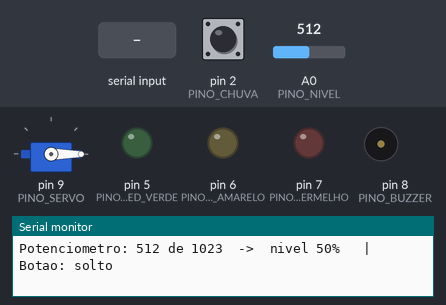
Recording of a sketch running on a simulated Arduino Uno, built with avr-gcc and run on an emulated ATmega328P. Shown: servo, output pins drawn as LEDs (lit = HIGH), buzzer (waves = sounding), the last lines printed to the serial monitor. The inputs (shaded band) are chosen by the test bench; at power-on: pin 2 (PINO_CHUVA) HIGH, A0 (PINO_NIVEL) = 512.

Above: at 7.5 s.
7.6 s: byte 116 ('t') received over Serial
At 8.2 s:
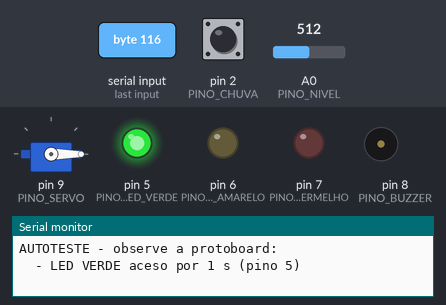
10.6 s: "v" received over Serial
At 13.39 s:
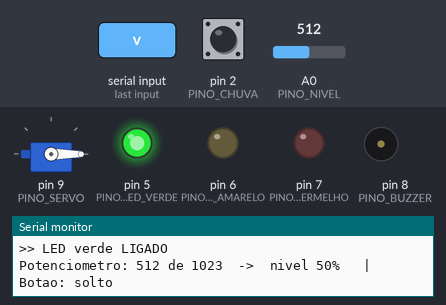
13.6 s: "a" received over Serial
At 14.0 s:
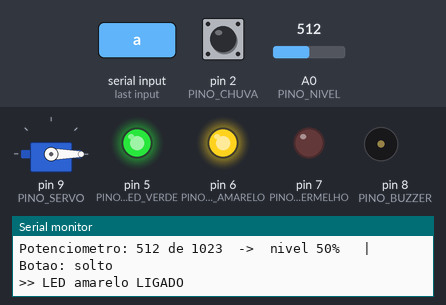
15.1 s: "r" received over Serial
At 16.3 s:
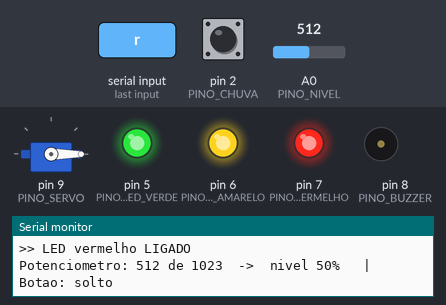
16.6 s: byte 84 ('T') received over Serial
At 18.4 s:
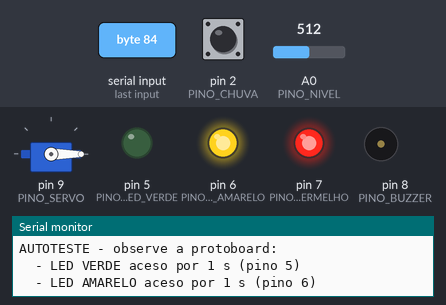
Timing chart, 0 to 22.8 s (numbered marks = the images above; inputs shaded):
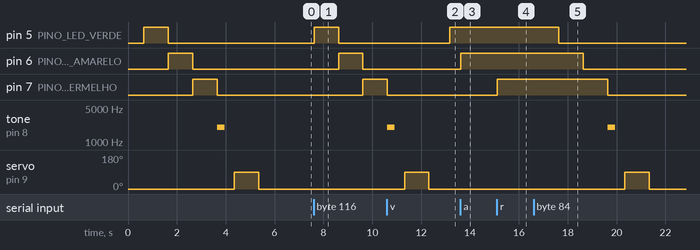

The sketch:

teste_componentes.ino
```cpp
/*
 * ============================================================
 *  TESTE DE COMPONENTES — Cisterna Inteligente
 *  Use este programa durante a MONTAGEM (Aula 4).
 *  Depois que tudo funcionar, grave o firmware final (cisterna.ino).
 * ============================================================
 *
 *  O que ele faz:
 *   1. Ao ligar, testa cada atuador sozinho e escreve no Monitor Serial
 *      o que você deveria estar vendo/ouvindo.
 *   2. Depois mostra os sensores em tempo real, em português.
 *   3. Aceita comandos de UMA letra no Monitor Serial:
 *        v = liga/desliga LED verde      a = liga/desliga LED amarelo
 *        r = liga/desliga LED vermelho   s = abre/fecha o servo
 *        b = bipe no buzzer              t = repete o autoteste
 *        h = mostra a ajuda
 *
 *  Monitor Serial: 9600 baud (qualquer opção de fim de linha serve).
 *  Ligações: as mesmas do firmware final (veja o guia de montagem).
 */

#include <Servo.h>

const int PINO_NIVEL = A0;
const int PINO_CHUVA = 2;
const int PINO_SERVO = 9;
const int PINO_LED_VERDE = 5;
const int PINO_LED_AMARELO = 6;
const int PINO_LED_VERMELHO = 7;
const int PINO_BUZZER = 8;

Servo servo;
bool servoAberto = false;
int ultimoPercentual = -100;
int ultimoBotao = -1;
unsigned long ultimoRelatorio = 0;

void ajuda();
void autoteste();
void alternarLed(int pino, const char *nome);
void mostrarSensores(bool forcar);

void setup() {
  Serial.begin(9600);
  pinMode(PINO_CHUVA, INPUT_PULLUP);
  pinMode(PINO_LED_VERDE, OUTPUT);
  pinMode(PINO_LED_AMARELO, OUTPUT);
  pinMode(PINO_LED_VERMELHO, OUTPUT);
  pinMode(PINO_BUZZER, OUTPUT);
  servo.attach(PINO_SERVO);
  servo.write(0);

  delay(500);
  Serial.println();
  Serial.println(F("=========================================="));
  Serial.println(F("  TESTE DE COMPONENTES - Cisterna Inteligente"));
  Serial.println(F("=========================================="));
  autoteste();
  ajuda();
}

void loop() {
  // Comandos de uma letra
  while (Serial.available() > 0) {
    char c = Serial.read();
    switch (c) {
      case 'v': case 'V': alternarLed(PINO_LED_VERDE, "verde"); break;
      case 'a': case 'A': alternarLed(PINO_LED_AMARELO, "amarelo"); break;
      case 'r': case 'R': alternarLed(PINO_LED_VERMELHO, "vermelho"); break;
      case 's': case 'S':
        servoAberto = !servoAberto;
        servo.write(servoAberto ? 90 : 0);
        Serial.println(servoAberto ? F(">> Servo em 90 graus (valvula ABERTA)")
                                   : F(">> Servo em 0 graus (valvula FECHADA)"));
        break;
      case 'b': case 'B':
        tone(PINO_BUZZER, 2000, 300);
        Serial.println(F(">> Bipe! (se nao ouviu, confira o + do buzzer no pino 8)"));
        break;
      case 't': case 'T': autoteste(); break;
      case 'h': case 'H': ajuda(); break;
      default: break;  // ignora Enter, espacos, etc.
    }
  }

  // Sensores: mostra quando algo muda, e um resumo a cada 3 s
  mostrarSensores(millis() - ultimoRelatorio > 3000);
  delay(50);
}

void mostrarSensores(bool forcar) {
  int bruto = analogRead(PINO_NIVEL);
  int pct = map(bruto, 0, 1023, 0, 100);
  int botao = digitalRead(PINO_CHUVA);

  if (botao != ultimoBotao && ultimoBotao != -1) {
    Serial.println(botao == LOW ? F(">> BOTAO APERTADO (no programa final isso liga/desliga a chuva)")
                                : F(">> Botao solto"));
  }

  bool mudouNivel = abs(pct - ultimoPercentual) >= 3;
  if (mudouNivel || forcar) {
    Serial.print(F("Potenciometro: "));
    Serial.print(bruto);
    Serial.print(F(" de 1023  ->  nivel "));
    Serial.print(pct);
    Serial.print(F("%   |   Botao: "));
    Serial.println(botao == LOW ? F("apertado") : F("solto"));
    ultimoPercentual = pct;
    ultimoRelatorio = millis();
  }
  ultimoBotao = botao;
}

void alternarLed(int pino, const char *nome) {
  bool ligado = !digitalRead(pino);
  digitalWrite(pino, ligado);
  Serial.print(F(">> LED "));
  Serial.print(nome);
  Serial.println(ligado ? F(" LIGADO") : F(" desligado"));
}

void passo(const char *texto) {
  Serial.print(F("  - "));
  Serial.println(texto);
}

void autoteste() {
  Serial.println();
  Serial.println(F("AUTOTESTE - observe a protoboard:"));

  passo("LED VERDE aceso por 1 s (pino 5)");
  digitalWrite(PINO_LED_VERDE, HIGH); delay(1000); digitalWrite(PINO_LED_VERDE, LOW);

  passo("LED AMARELO aceso por 1 s (pino 6)");
  digitalWrite(PINO_LED_AMARELO, HIGH); delay(1000); digitalWrite(PINO_LED_AMARELO, LOW);

  passo("LED VERMELHO aceso por 1 s (pino 7)");
  digitalWrite(PINO_LED_VERMELHO, HIGH); delay(1000); digitalWrite(PINO_LED_VERMELHO, LOW);

  passo("BUZZER: um bipe (pino 8)");
  tone(PINO_BUZZER, 2000, 300); delay(700);

  passo("SERVO: vai para 90 graus e volta para 0 (pino 9)");
  servo.write(90); delay(1000); servo.write(0); delay(800);
  servoAberto = false;

  Serial.println(F("Autoteste concluido. Algo nao aconteceu? Confira a ligacao daquele pino."));
  Serial.println(F("Agora gire o potenciometro e aperte o botao:"));
  Serial.println();
}

void ajuda() {
  Serial.println(F("Comandos (digite a letra e Enter):"));
  Serial.println(F("  v / a / r = liga/desliga LED verde / amarelo / vermelho"));
  Serial.println(F("  s = abre/fecha servo   b = bipe   t = repetir autoteste   h = ajuda"));
  Serial.println();
}
```

Measured:
- after the input at 7.6 s, pin 5 (PINO_LED_VERDE): LOW → HIGH at once, → LOW 1.0 s later; pin 6 (PINO_LED_AMARELO): LOW → HIGH after 1.0 s, → LOW 1.0 s later; pin 7 (PINO_LED_VERMELHO): LOW → HIGH after 2.0 s
- after the input at 10.6 s, pin 5 (PINO_LED_VERDE): LOW → HIGH after 2.6 s
- after the input at 13.6 s, pin 6 (PINO_LED_AMARELO): LOW → HIGH at once
- after the input at 15.1 s, pin 7 (PINO_LED_VERMELHO): LOW → HIGH at once
- after the input at 16.6 s, pin 5 (PINO_LED_VERDE): HIGH → LOW after 1.0 s; pin 6 (PINO_LED_AMARELO): HIGH → LOW after 2.0 s; pin 7 (PINO_LED_VERMELHO): HIGH → LOW after 3.0 s; tone on pin 8 (PINO_BUZZER): silent → 2000 Hz after 3.0 s, → silent 0.30 s later; servo on pin 9 (PINO_SERVO): 0° → 90° after 3.7 s, → 0° 1.0 s later
